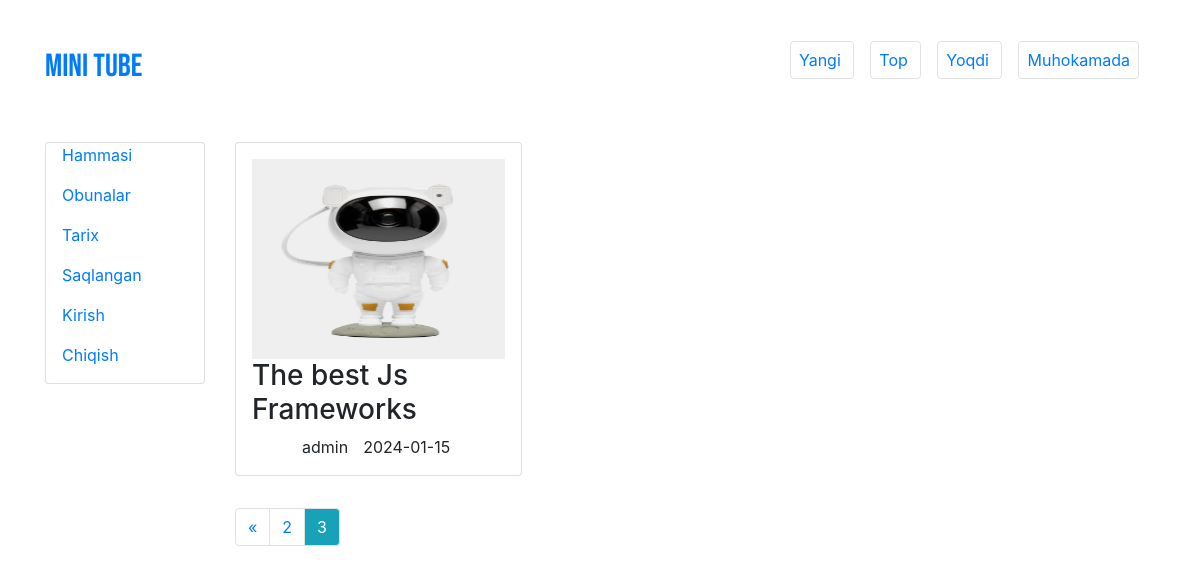
/?page=3, run on the app's committed database.
### main/models.py (models this page shows)
class VideoContent(models.Model):
    author = models.ForeignKey(User, related_name='videos', on_delete=models.CASCADE)
    category = models.ForeignKey(Category, related_name='videos', on_delete=models.PROTECT)
    title = models.CharField(max_length=255)
    file = models.FileField(upload_to="videos", blank=True)
    image = models.ImageField(upload_to="images", blank=True)
    video_url = models.URLField(max_length=255, blank=True)
    text = models.TextField(max_length=500)
    likes = models.PositiveBigIntegerField(default=0)
    dislikes = models.PositiveBigIntegerField(default=0)
    views = models.PositiveBigIntegerField(default=0)
    comments_count = models.PositiveBigIntegerField(default=0)
    reg_date = models.DateTimeField(auto_now_add=True)

### accounts/models.py (models this page shows)
class User(AbstractUser):
    phone = models.CharField(max_length=13, verbose_name="Phone" , blank=True)
    image = models.ImageField(upload_to="user_images")
    followings = models.ManyToManyField('self')
    liked_videos = models.ManyToManyField('main.VideoContent', related_name="user_liked_videos")
    watched_videos = models.ManyToManyField('main.VideoContent')

### main/views.py (the view)
# urls.py: path('',  HomeView.as_view(), name="home"),
class HomeView(View):
    def get(self, request, *args, **kwargs):
        page = 1
        if request.GET.get("page"):
            page = int(request.GET.get("page"))
        videos = VideoContent.objects.all()
        paginator = Paginator(videos , 1)
        page_objects = paginator.get_page( page )
        print()
        print(page_objects.object_list)
        print()
        context = {'videos': page_objects.object_list ,"page_objects":page_objects, 'paginator': paginator}
        return render(request, "index.html", context )

### templates/index.html (shortened to what this page needs)
<!DOCTYPE html>
<html lang="en">
<head>
    <link rel="stylesheet" href="/static/bootstrap.css">
<link rel="stylesheet" href="https://cdnjs.cloudflare.com/ajax/libs/font-awesome/6.5.1/css/all.min.css" />
</head>
<body>
    <main>
        <div class="container">
           <nav class="pt-5 d-flex justify-content-between">
                <a href="#" class="logo"> <h2> Mini Tube </h2> </a>
                <div class="filter">
                    <a href="#" class="p-2 border rounded mr-3"> Yangi </a>
                    <a href="#" class="p-2 border rounded mr-3"> Top </a>
                    <a href="#" class="p-2 border rounded mr-3"> Yoqdi </a>
                    <a href="#" class="p-2 border rounded mr-3"> Muhokamada </a>
                </div>
           </nav>
        </div>
        <div class="container mt-5">
            <div class="row">
                <div class="col-md-2">
                    <div class="card pl-3">
                        <p><a href="#"> Hammasi  </a></p>
                        <p><a href="#"> Obunalar  </a></p>
                        <p><a href="#"> Tarix  </a></p>
                        <p><a href="#"> Saqlangan  </a></p>
                        <p><a href="#"> Kirish  </a></p>
                        <p><a href="#"> Chiqish  </a></p>
                    </div>
                </div>
                <div class="col-md-10">
                    <div class="row">
                        {% for v in videos %}
                        <div class="col-md-4 mb-2">
                            <div class="card p-3">
                                <img src="{{ v.image.url }}" height="200px" alt="">
                                <h3> {{ v.title }} </h3>
                                <div class="author d-flex align-items-center">
                                    <span style="margin-left: 10px;"> {{ v.author }} </span>
                                    <span style="margin-left: 15px;">2024-01-15</span>
                                </div>
                            </div>
                        </div>
                        {% endfor %}
                        <nav aria-label="Page navigation example" class="col-md-12 mt-4">
                            <ul class="pagination">
                                {% if page_objects.has_previous %}
                              <li class="page-item">
                                <a class="page-link" href="?page={{ page_objects.previous_page_number   }}" aria-label="Previous">
                                  <span aria-hidden="true">«</span>
                                </a>
                              </li>
                              <li class="page-item"><a   href="?page={{ page_objects.previous_page_number   }}" class="page-link" href="#">{{ page_objects.previous_page_number   }}</a></li>
                              {% endif %}
                              <li class="page-item"><a class="page-link bg-info text-white"  href="#">
                                  {{ page_objects.number  }}
                                </a></li>
                            </ul>
                          </nav>
                    </div>
                </div>
            </div>
        </div>
    </main>
</body>
</html>

### templates/index.html (style rules this page uses)
.logo { font-family: 'Bebas Neue', sans-serif; }

### data on the page
VideoContent: image (picture), title "The best Js Frameworks", author "admin"

### other printed values
{{ page_objects.previous_page_number }} "2"
{{ page_objects.number }} "3"
